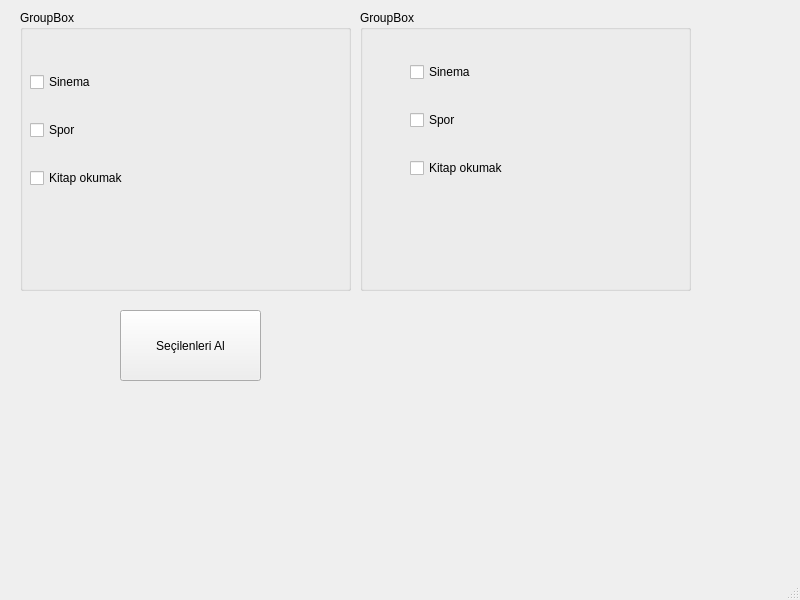
<?xml version="1.0" encoding="UTF-8"?>
<ui version="4.0">
 <class>MainWindow</class>
 <widget class="QMainWindow" name="MainWindow">
  <property name="geometry">
   <rect>
    <x>0</x>
    <y>0</y>
    <width>800</width>
    <height>600</height>
   </rect>
  </property>
  <property name="windowTitle">
   <string>MainWindow</string>
  </property>
  <widget class="QWidget" name="centralwidget">
   <widget class="QPushButton" name="btnSecilenleriAl">
    <property name="geometry">
     <rect>
      <x>120</x>
      <y>310</y>
      <width>141</width>
      <height>71</height>
     </rect>
    </property>
    <property name="text">
     <string>Seçilenleri Al</string>
    </property>
   </widget>
   <widget class="QLabel" name="lblResult">
    <property name="geometry">
     <rect>
      <x>390</x>
      <y>330</y>
      <width>161</width>
      <height>151</height>
     </rect>
    </property>
    <property name="text">
     <string/>
    </property>
   </widget>
   <widget class="QGroupBox" name="groupHobiler">
    <property name="geometry">
     <rect>
      <x>20</x>
      <y>10</y>
      <width>331</width>
      <height>281</height>
     </rect>
    </property>
    <property name="title">
     <string>GroupBox</string>
    </property>
    <widget class="QWidget" name="layoutWidget">
     <property name="geometry">
      <rect>
       <x>10</x>
       <y>40</y>
       <width>171</width>
       <height>161</height>
      </rect>
     </property>
     <layout class="QVBoxLayout" name="verticalLayout">
      <item>
       <widget class="QCheckBox" name="cbSinema">
        <property name="text">
         <string>Sinema</string>
        </property>
       </widget>
      </item>
      <item>
       <widget class="QCheckBox" name="cbSpor">
        <property name="text">
         <string>Spor</string>
        </property>
       </widget>
      </item>
      <item>
       <widget class="QCheckBox" name="sbKitapokumak">
        <property name="text">
         <string>Kitap okumak</string>
        </property>
       </widget>
      </item>
     </layout>
    </widget>
   </widget>
   <widget class="QGroupBox" name="groupHobiler_2">
    <property name="geometry">
     <rect>
      <x>360</x>
      <y>10</y>
      <width>331</width>
      <height>281</height>
     </rect>
    </property>
    <property name="title">
     <string>GroupBox</string>
    </property>
    <widget class="QWidget" name="layoutWidget">
     <property name="geometry">
      <rect>
       <x>50</x>
       <y>30</y>
       <width>171</width>
       <height>161</height>
      </rect>
     </property>
     <layout class="QVBoxLayout" name="verticalLayout_2">
      <item>
       <widget class="QCheckBox" name="cbSinema_2">
        <property name="text">
         <string>Sinema</string>
        </property>
       </widget>
      </item>
      <item>
       <widget class="QCheckBox" name="cbSpor_2">
        <property name="text">
         <string>Spor</string>
        </property>
       </widget>
      </item>
      <item>
       <widget class="QCheckBox" name="sbKitapokumak_2">
        <property name="text">
         <string>Kitap okumak</string>
        </property>
       </widget>
      </item>
     </layout>
    </widget>
   </widget>
  </widget>
  <widget class="QMenuBar" name="menubar">
   <property name="geometry">
    <rect>
     <x>0</x>
     <y>0</y>
     <width>800</width>
     <height>26</height>
    </rect>
   </property>
  </widget>
  <widget class="QStatusBar" name="statusbar"/>
 </widget>
 <resources/>
 <connections/>
</ui>
